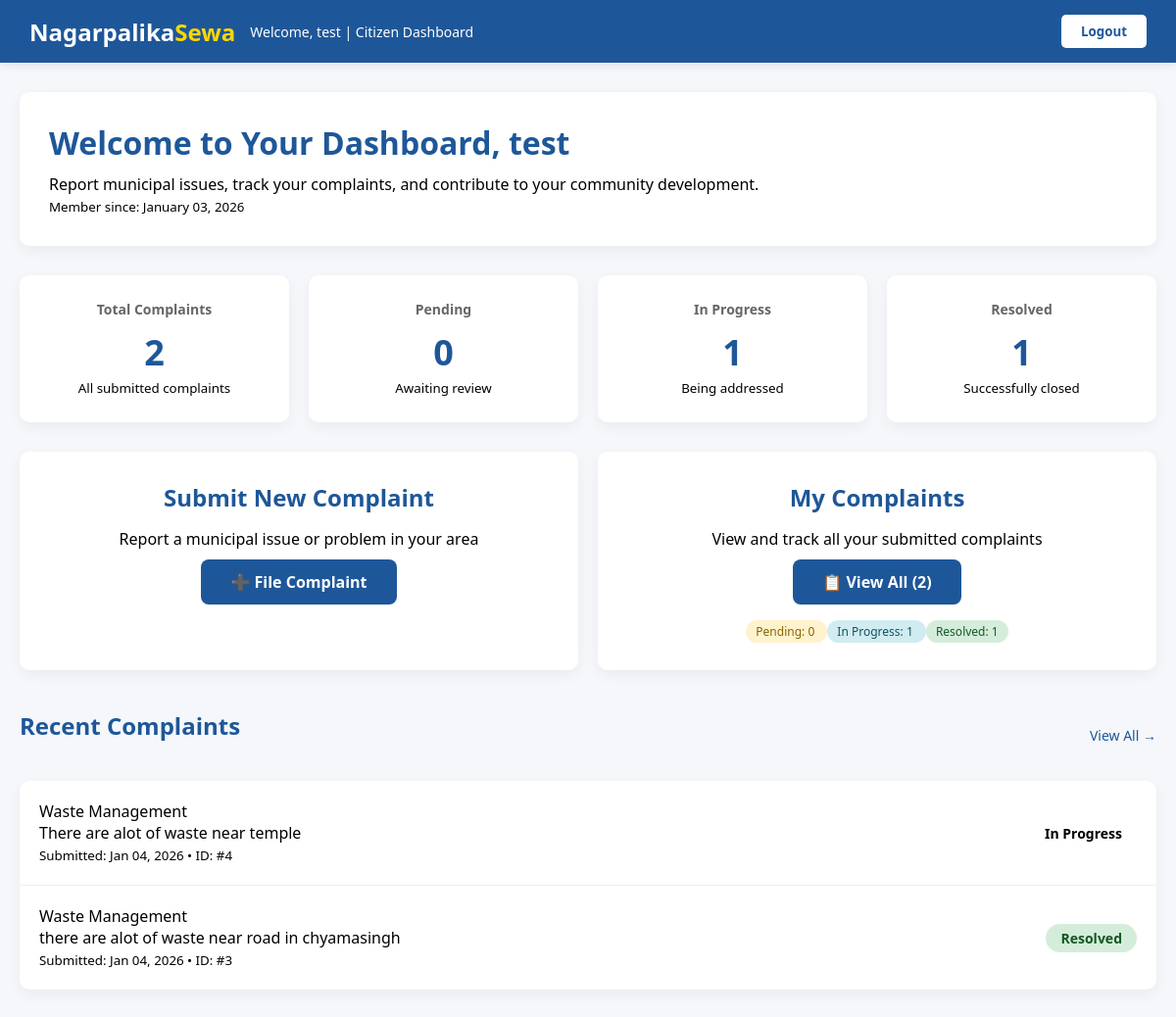
The app's page /dashboard/ (signed in) with its own data.
### main/models.py (models this page shows)
class Complaint(models.Model):
    STATUS_CHOICES = [
        ('PENDING', 'Pending'),
        ('IN_PROGRESS', 'In Progress'),
        ('RESOLVED', 'Resolved'),
        ('REJECTED', 'Rejected'),
    ]
    user = models.ForeignKey(User, on_delete=models.CASCADE)
    category = models.CharField(max_length=100)
    description = models.TextField()
    image = models.ImageField(upload_to='complaints/', blank=True, null=True)
    status = models.CharField(max_length=20, choices=STATUS_CHOICES, default='PENDING')
    created_at = models.DateTimeField(auto_now_add=True)

### main/views.py (the view)
# urls.py: path('dashboard/', views.dashboard, name='dashboard'),
@login_required
def dashboard(request):
    user_complaints = Complaint.objects.filter(user=request.user)
    total_complaints = user_complaints.count()
    pending_count = user_complaints.filter(status='PENDING').count()
    in_progress_count = user_complaints.filter(status='IN_PROGRESS').count()
    resolved_count = user_complaints.filter(status='RESOLVED').count()
    rejected_count = user_complaints.filter(status='REJECTED').count()
    recent_complaints = user_complaints.order_by('-created_at')[:5]
    context = {
        'total_complaints': total_complaints,
        'pending_count': pending_count,
        'in_progress_count': in_progress_count,
        'resolved_count': resolved_count,
        'rejected_count': rejected_count,
        'recent_complaints': recent_complaints,
    }
    return render(request, 'dashboard.html', context)

### templates/dashboard.html (shortened to what this page needs)
{% load static %}
<!DOCTYPE html>
<html lang="en">
<head>
    <link rel="stylesheet" href="{% static '../static/dashboard.css' %}">
</head>
<body>
    <nav class="navbar">
        <div class="navbar-left">
            <div class="logo">Nagarpalika<span>Sewa</span></div>
            <div class="user-info">
                Welcome, {{ request.user.username }} | Citizen Dashboard
            </div>
        </div>
        {% url 'logout' as logout_url %}
        <button class="logout-btn" onclick="window.location.href='{{ logout_url }}'">Logout</button>
    </nav>
    <div class="container">
        <div class="welcome-section">
            <h1>Welcome to Your Dashboard, {{ request.user.username }}</h1>
            <p>Report municipal issues, track your complaints, and contribute to your community development.</p>
            <p><small>Member since: {{ request.user.date_joined|date:"F d, Y" }}</small></p>
        </div>
        <div class="stats-cards">
            <div class="stat-card">
                <h3>Total Complaints</h3>
                <div class="number stat-total">{{ total_complaints|default:"0" }}</div>
                <small>All submitted complaints</small>
            </div>
            <div class="stat-card">
                <h3>Pending</h3>
                <div class="number stat-pending">{{ pending_count|default:"0" }}</div>
                <small>Awaiting review</small>
            </div>
            <div class="stat-card">
                <h3>In Progress</h3>
                <div class="number stat-progress">{{ in_progress_count|default:"0" }}</div>
                <small>Being addressed</small>
            </div>
            <div class="stat-card">
                <h3>Resolved</h3>
                <div class="number stat-resolved">{{ resolved_count|default:"0" }}</div>
                <small>Successfully closed</small>
            </div>
        </div>
        <div class="actions">
            <div class="action-card">
                <h2>Submit New Complaint</h2>
                <p>Report a municipal issue or problem in your area</p>
                <a href="{% url 'submit_complaint' %}" class="action-btn">➕ File Complaint</a>
            </div>
            <div class="action-card">
                <h2>My Complaints</h2>
                <p>View and track all your submitted complaints</p>
                <a href="{% url 'my_complaint' %}" class="action-btn">
                    📋 View All ({{ total_complaints|default:"0" }})
                </a>
                {% if total_complaints > 0 %}
                <div class="quick-stats" style="margin-top: 15px;">
                    <a href="{% url 'my_complaint' %}?status=PENDING" style="font-size: 12px; padding: 3px 10px; background: #fff3cd; color: #856404; border-radius: 15px; text-decoration: none;">
                        Pending: {{ pending_count|default:"0" }}
                    </a>
                    <a href="{% url 'my_complaint' %}?status=IN_PROGRESS" style="font-size: 12px; padding: 3px 10px; background: #d1ecf1; color: #0c5460; border-radius: 15px; text-decoration: none;">
                        In Progress: {{ in_progress_count|default:"0" }}
                    </a>
                    <a href="{% url 'my_complaint' %}?status=RESOLVED" style="font-size: 12px; padding: 3px 10px; background: #d4edda; color: #155724; border-radius: 15px; text-decoration: none;">
                        Resolved: {{ resolved_count|default:"0" }}
                    </a>
                </div>
                {% endif %}
            </div>
        </div>
        <div class="recent-complaints">
            <div style="display: flex; justify-content: space-between; align-items: center; margin-bottom: 20px;">
                <h2>Recent Complaints</h2>
                {% if recent_complaints %}
                <a href="{% url 'my_complaint' %}" style="color: #1e5799; text-decoration: none; font-size: 14px;">
                    View All →
                </a>
                {% endif %}
            </div>
            {% if recent_complaints %}
                <div class="complaints-list">
                    {% for complaint in recent_complaints %}
                    <div class="complaint-item">
                        <div>
                            <span class="complaint-category">{{ complaint.category }}</span>
                            <p class="complaint-description">{{ complaint.description|truncatechars:100 }}</p>
                            <small class="complaint-date">
                                Submitted: {{ complaint.created_at|date:"M d, Y" }} •
                                ID: #{{ complaint.id }}
                            </small>
                        </div>
                        <span class="status {{ complaint.status|lower|slugify }}">
                            {{ complaint.get_status_display }}
                        </span>
                    </div>
                    {% endfor %}
                </div>
            {% endif %}
        </div>
    </div>
</body>
</html>

### static/dashboard.css (style rules this page uses)
* { margin: 0; padding: 0; box-sizing: border-box; font-family: 'Segoe UI', Tahoma, Geneva, Verdana, sans-serif; }
body { background: #f5f7fa; }
.navbar { background: #1e5799; color: white; padding: 15px 30px; display: flex; justify-content: space-between; align-items: center; box-shadow: 0 2px 10px rgba(0,0,0,0.1); }
.navbar-left { display: flex; align-items: center; gap: 15px; }
.logo { font-size: 24px; font-weight: bold; }
.logo span { color: #ffd700; }
.user-info { font-size: 14px; }
.logout-btn { background: white; color: #1e5799; border: none; padding: 8px 20px; border-radius: 5px; cursor: pointer; font-weight: 600; }
.container { max-width: 1200px; margin: 30px auto; padding: 0 20px; }
.welcome-section { background: white; padding: 30px; border-radius: 10px; box-shadow: 0 5px 15px rgba(0,0,0,0.05); margin-bottom: 30px; }
.welcome-section h1 { color: #1e5799; margin-bottom: 10px; }
.stats-cards { display: grid; grid-template-columns: repeat(auto-fit, minmax(250px, 1fr)); gap: 20px; margin-bottom: 30px; }
.stat-card { background: white; padding: 25px; border-radius: 10px; box-shadow: 0 5px 15px rgba(0,0,0,0.05); text-align: center; }
.stat-card h3 { color: #666; font-size: 14px; margin-bottom: 10px; }
.stat-card .number { font-size: 36px; font-weight: bold; color: #1e5799; }
.actions { display: grid; grid-template-columns: repeat(auto-fit, minmax(300px, 1fr)); gap: 20px; }
.action-card { background: white; padding: 30px; border-radius: 10px; box-shadow: 0 5px 15px rgba(0,0,0,0.05); text-align: center; }
.action-card h2 { color: #1e5799; margin-bottom: 15px; }
.action-btn { display: inline-block; background: #1e5799; color: white; padding: 12px 30px; border-radius: 8px; text-decoration: none; font-weight: 600; margin-top: 10px; }
.recent-complaints { margin-top: 40px; }
.recent-complaints h2 { color: #1e5799; margin-bottom: 20px; }
.complaints-list { background: white; border-radius: 10px; overflow: hidden; box-shadow: 0 5px 15px rgba(0,0,0,0.05); }
.complaint-item { padding: 20px; border-bottom: 1px solid #eee; display: flex; justify-content: space-between; align-items: center; }
.complaint-item:last-child { border-bottom: none; }
.status { padding: 5px 15px; border-radius: 20px; font-size: 14px; font-weight: 600; }
.status.resolved { background: #d4edda; color: #155724; }

### records on screen
Complaint: category "Waste Management", description "There are alot of waste near temple", created_at "Jan 04, 2026", id "4", status "In Progress"
Complaint: category "Waste Management", description "there are alot of waste near road in chyamasingh", created_at "Jan 04, 2026", id "3", status "Resolved"

### other values on screen
{{ request.user.username }} "test"
{{ request.user.date_joined|date:"F d, Y" }} "January 03, 2026"
{{ total_complaints|default:"0" }} "2"
{{ pending_count|default:"0" }} "0"
{{ in_progress_count|default:"0" }} "1"
{{ resolved_count|default:"0" }} "1"
